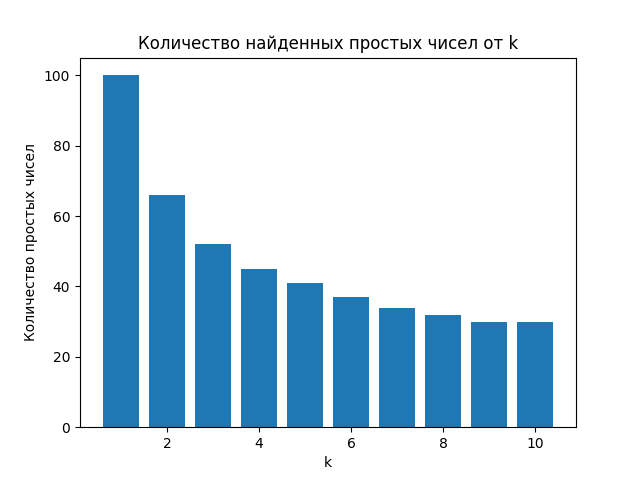

The script that saved this image:
import matplotlib.pyplot as plt
import math
import glob

files = glob.glob('*.txt')

print(files)

dict_res = {}

for i in files:
    with open(i, 'r', encoding='utf-8') as f:
        data = f.read().splitlines()
        
        data_preprocessed = [i.strip().replace('.', '') for i in data]

        hist_arr = []

        for ii in data_preprocessed:
            hist_arr.extend(ii.split())
        
        dict_res.update({int(i.split('.')[0].replace('k', '')): len(hist_arr)})

plt.bar(dict_res.keys(), dict_res.values())
plt.title('Количество найденных простых чисел от k')
plt.xlabel('k')
plt.ylabel('Количество простых чисел')
plt.savefig('hist.png')
